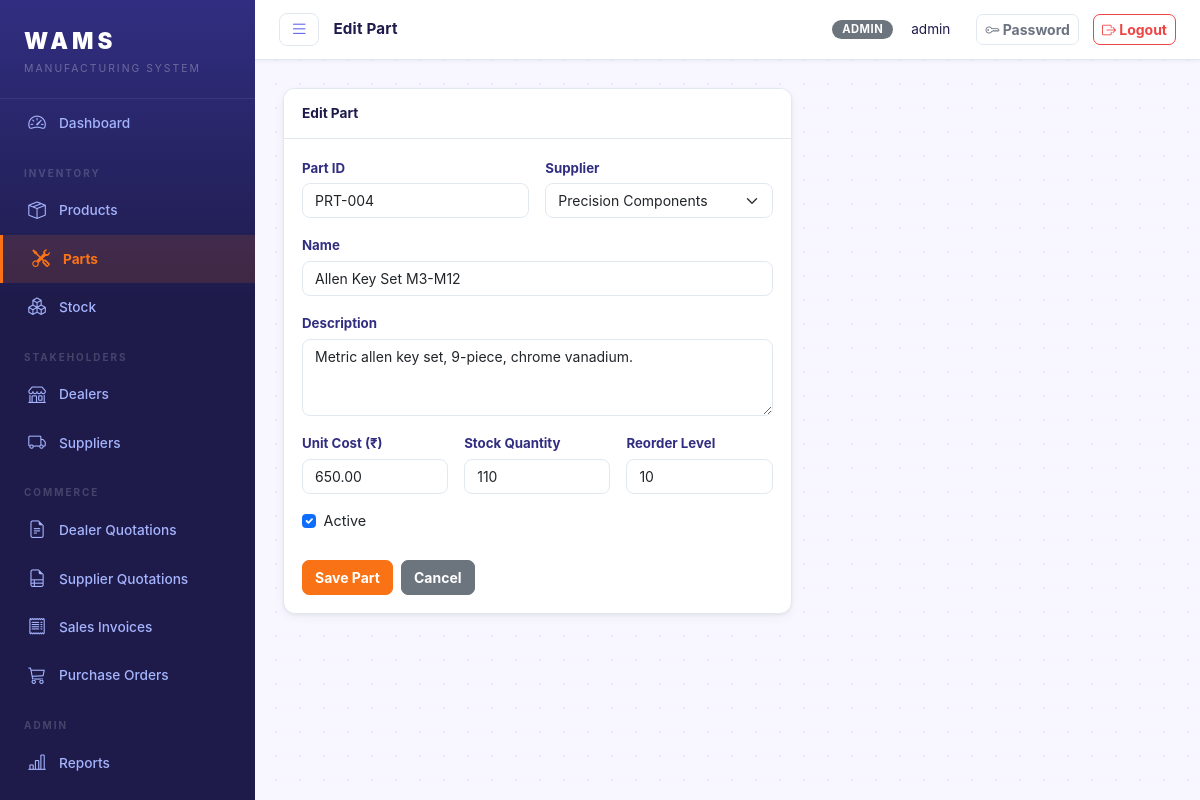
/parts/4/edit/ (signed in), run on the app's committed database.
### core/models.py (models this page shows, shortened)
class User(AbstractUser):
    ROLE_CHOICES = [
        ('admin', 'Admin'),
        ('dealer', 'Dealer'),
        ('supplier', 'Supplier'),
    ]
    role = models.CharField(max_length=20, choices=ROLE_CHOICES, default='dealer')
    phone = models.CharField(max_length=20, blank=True)

class Part(models.Model):
    part_id = models.CharField(max_length=50, unique=True)
    name = models.CharField(max_length=200)
    description = models.TextField(blank=True)
    unit_cost = models.DecimalField(max_digits=10, decimal_places=2)
    stock_quantity = models.PositiveIntegerField(default=0)
    reorder_level = models.PositiveIntegerField(default=10)
    supplier = models.ForeignKey(Supplier, on_delete=models.SET_NULL, null=True, blank=True, related_name='parts')
    is_active = models.BooleanField(default=True)
    created_at = models.DateTimeField(auto_now_add=True)
    updated_at = models.DateTimeField(auto_now=True)
    class Meta:
        ordering = ['name']

### core/views.py (the view)
# urls.py: path('parts/<int:pk>/edit/', views.part_update, name='part_update'),
@login_required
@admin_required
def part_update(request, pk):
    part = get_object_or_404(Part, pk=pk)
    form = PartForm(request.POST or None, instance=part)
    if request.method == 'POST' and form.is_valid():
        form.save()
        messages.success(request, 'Part updated.')
        return redirect('part_list')
    return render(request, 'core/parts/form.html', {'form': form, 'title': 'Edit Part', 'object': part})

### core/forms.py
class PartForm(forms.ModelForm):
    class Meta:
        model = Part
        fields = ['part_id', 'name', 'description', 'unit_cost', 'stock_quantity', 'reorder_level', 'supplier', 'is_active']
        widgets = {
            'part_id': forms.TextInput(attrs=FORM_CONTROL),
            'name': forms.TextInput(attrs=FORM_CONTROL),
            'description': forms.Textarea(attrs={**FORM_CONTROL, 'rows': 3}),
            'unit_cost': forms.NumberInput(attrs={**FORM_CONTROL, 'step': '0.01'}),
            'stock_quantity': forms.NumberInput(attrs=FORM_CONTROL),
            'reorder_level': forms.NumberInput(attrs=FORM_CONTROL),
            'supplier': forms.Select(attrs=FORM_SELECT),
            'is_active': forms.CheckboxInput(attrs=FORM_CHECK),
        }

### core/models.py (called while the page is built)
    def __str__(self):
        return self.company_name

### templates/core/parts/form.html (shortened to what this page needs)
{% extends 'base.html' %}
{% block page_title %}{{ title }}{% endblock %}
{% block content %}
<div class="row">
  <div class="col-lg-7">
    <div class="card">
      <div class="card-header">{{ title }}</div>
      <div class="card-body">
        <form method="post">
          <div class="row g-3">
            <div class="col-md-6">
              <label class="form-label">Part ID</label>
              {{ form.part_id }}
            </div>
            <div class="col-md-6">
              <label class="form-label">Supplier</label>
              {{ form.supplier }}
            </div>
            <div class="col-12">
              <label class="form-label">Name</label>
              {{ form.name }}
            </div>
            <div class="col-12">
              <label class="form-label">Description</label>
              {{ form.description }}
            </div>
            <div class="col-md-4">
              <label class="form-label">Unit Cost (₹)</label>
              {{ form.unit_cost }}
            </div>
            <div class="col-md-4">
              <label class="form-label">Stock Quantity</label>
              {{ form.stock_quantity }}
            </div>
            <div class="col-md-4">
              <label class="form-label">Reorder Level</label>
              {{ form.reorder_level }}
            </div>
            <div class="col-12">
              <div class="form-check">
                {{ form.is_active }}
                <label class="form-check-label">Active</label>
              </div>
            </div>
          </div>
          <div class="d-flex gap-2 mt-4">
            <button type="submit" class="btn btn-primary">Save Part</button>
            <a href="{% url 'part_list' %}" class="btn btn-secondary">Cancel</a>
          </div>
        </form>
      </div>
    </div>
  </div>
</div>
{% endblock %}

### templates/base.html (shortened to what this page needs)
{% load static %}
<!DOCTYPE html>
<html lang="en">
<head>
<link rel="stylesheet" href="https://cdn.jsdelivr.net/npm/bootstrap@5.3.2/dist/css/bootstrap.min.css">
<link rel="stylesheet" href="https://cdn.jsdelivr.net/npm/bootstrap-icons@1.11.3/font/bootstrap-icons.css">
<link rel="stylesheet" href="{% static 'css/style.css' %}">
</head>
<body>
<div class="app-wrapper">
  <nav class="sidebar" id="sidebar">
    <div class="sidebar-brand">
      <span class="brand-title">WAMS</span>
      <span class="brand-sub">Manufacturing System</span>
    </div>
    <ul class="sidebar-menu">
      <li>
        <a href="{% url 'dashboard' %}" class="{% if request.resolver_match.url_name == 'dashboard' %}active{% endif %}">
          <i class="bi bi-speedometer2"></i> Dashboard
        </a>
      </li>
      {% if user.role == 'admin' %}
      <li class="menu-section">Inventory</li>
      <li>
        <a href="{% url 'product_list' %}" class="{% if 'product' in request.resolver_match.url_name %}active{% endif %}">
          <i class="bi bi-box-seam"></i> Products
        </a>
      </li>
      <li>
        <a href="{% url 'part_list' %}" class="{% if 'part' in request.resolver_match.url_name %}active{% endif %}">
          <i class="bi bi-tools"></i> Parts
        </a>
      </li>
      <li>
        <a href="{% url 'stock_overview' %}" class="{% if 'stock' in request.resolver_match.url_name %}active{% endif %}">
          <i class="bi bi-boxes"></i> Stock
        </a>
      </li>
      <li class="menu-section">Stakeholders</li>
      <li>
        <a href="{% url 'dealer_list' %}" class="{% if 'dealer_list' in request.resolver_match.url_name or 'dealer_create' in request.resolver_match.url_name or 'dealer_update' in request.resolver_match.url_name %}active{% endif %}">
          <i class="bi bi-shop"></i> Dealers
        </a>
      </li>
      <li>
        <a href="{% url 'supplier_list' %}" class="">
          <i class="bi bi-truck"></i> Suppliers
        </a>
      </li>
      <li class="menu-section">Commerce</li>
      <li>
        <a href="{% url 'dealer_quotation_list' %}" class="{% if 'dealer_quotation' in request.resolver_match.url_name %}active{% endif %}">
          <i class="bi bi-file-earmark-text"></i> Dealer Quotations
        </a>
      </li>
      <li>
        <a href="{% url 'supplier_quotation_list' %}" class="{% if 'supplier_quotation' in request.resolver_match.url_name %}active{% endif %}">
          <i class="bi bi-file-earmark-ruled"></i> Supplier Quotations
        </a>
      </li>
      <li>
        <a href="{% url 'dealer_transaction_list' %}" class="{% if 'dealer_transaction' in request.resolver_match.url_name %}active{% endif %}">
          <i class="bi bi-receipt"></i> Sales Invoices
        </a>
      </li>
      <li>
        <a href="{% url 'supplier_transaction_list' %}" class="{% if 'supplier_transaction' in request.resolver_match.url_name %}active{% endif %}">
          <i class="bi bi-cart3"></i> Purchase Orders
        </a>
      </li>
      <li class="menu-section">Admin</li>
      <li>
        <a href="{% url 'reports' %}" class="{% if 'reports' in request.resolver_match.url_name %}active{% endif %}">
          <i class="bi bi-bar-chart-line"></i> Reports
        </a>
      </li>
      <li>
        <a href="{% url 'user_list' %}" class="{% if 'user' in request.resolver_match.url_name %}active{% endif %}">
        </a>
      </li>
      {% endif %}
    </ul>
  </nav>
  <div class="content-area" id="contentArea">
    <header class="topbar">
      <button class="sidebar-toggle" id="sidebarToggle" title="Toggle sidebar">
        <i class="bi bi-list"></i>
      </button>
      <span class="topbar-title">{% block page_title %}{% endblock %}</span>
      <div class="topbar-right">
        <span class="badge bg-secondary text-uppercase me-2">{{ user.role }}</span>
        <span class="me-3">{{ user.get_full_name|default:user.username }}</span>
        <a href="{% url 'change_password' %}" class="btn btn-sm btn-outline-secondary me-1">
          <i class="bi bi-key"></i> Password
        </a>
        <a href="{% url 'logout' %}" class="btn btn-sm btn-outline-danger">
          <i class="bi bi-box-arrow-right"></i> Logout
        </a>
      </div>
    </header>
    <main class="main-content">
      {% block content %}{% endblock %}
    </main>
  </div>
</div>
</body>
</html>

### data on the page
User: role "ADMIN", get_full_name "admin"
Part: part_id "PRT-004", supplier "Precision Components", name "Allen Key Set M3-M12", description "Metric allen key set, 9-piece, chrome vanadium.", unit_cost "650.00", stock_quantity "110", reorder_level "10", is_active "☑"

### other printed values
{{ title }} "Edit Part"
